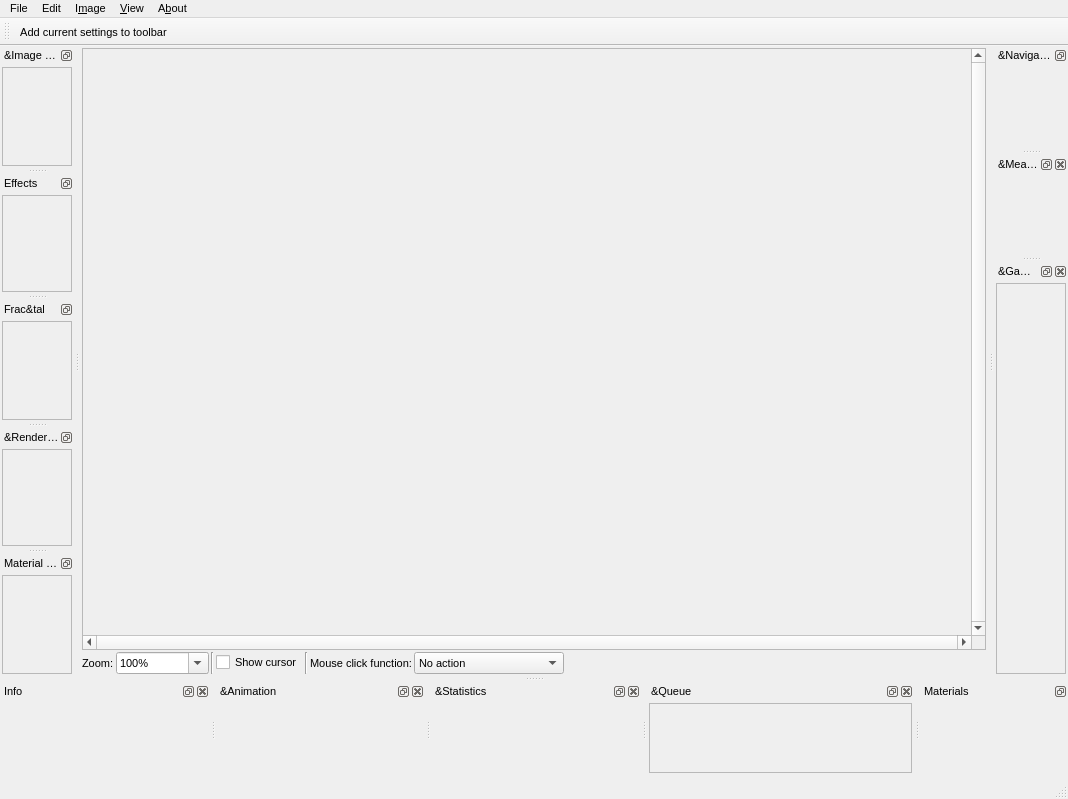
<?xml version="1.0" encoding="UTF-8"?>
<ui version="4.0">
 <class>RenderWindow</class>
 <widget class="QMainWindow" name="RenderWindow">
  <property name="geometry">
   <rect>
    <x>0</x>
    <y>0</y>
    <width>1068</width>
    <height>799</height>
   </rect>
  </property>
  <property name="font">
   <font>
    <pointsize>8</pointsize>
    <stylestrategy>PreferAntialias</stylestrategy>
   </font>
  </property>
  <property name="windowTitle">
   <string>Mandelbulber</string>
  </property>
  <property name="windowIcon">
   <iconset resource="icons.qrc">
    <normaloff>:/system/icons/mandelbulber.png</normaloff>:/system/icons/mandelbulber.png</iconset>
  </property>
  <property name="dockOptions">
   <set>QMainWindow::AllowNestedDocks|QMainWindow::AllowTabbedDocks|QMainWindow::AnimatedDocks</set>
  </property>
  <property name="unifiedTitleAndToolBarOnMac">
   <bool>true</bool>
  </property>
  <widget class="QWidget" name="centralwidget">
   <layout class="QVBoxLayout" name="verticalLayout" stretch="0">
    <property name="spacing">
     <number>2</number>
    </property>
    <property name="leftMargin">
     <number>2</number>
    </property>
    <property name="topMargin">
     <number>2</number>
    </property>
    <property name="rightMargin">
     <number>2</number>
    </property>
    <property name="bottomMargin">
     <number>2</number>
    </property>
    <item>
     <layout class="QVBoxLayout" name="verticalLayout_center">
      <property name="spacing">
       <number>2</number>
      </property>
      <item>
       <widget class="MyScrolledArea" name="scrollAreaForImage">
        <property name="verticalScrollBarPolicy">
         <enum>Qt::ScrollBarAlwaysOn</enum>
        </property>
        <property name="horizontalScrollBarPolicy">
         <enum>Qt::ScrollBarAlwaysOn</enum>
        </property>
        <property name="widgetResizable">
         <bool>true</bool>
        </property>
        <widget class="QWidget" name="scrollAreaWidgetContents">
         <property name="geometry">
          <rect>
           <x>0</x>
           <y>0</y>
           <width>877</width>
           <height>571</height>
          </rect>
         </property>
         <layout class="QVBoxLayout" name="scrollAreaLayoutRenderedImage">
          <property name="spacing">
           <number>0</number>
          </property>
          <property name="leftMargin">
           <number>0</number>
          </property>
          <property name="topMargin">
           <number>0</number>
          </property>
          <property name="rightMargin">
           <number>0</number>
          </property>
          <property name="bottomMargin">
           <number>0</number>
          </property>
         </layout>
        </widget>
       </widget>
      </item>
      <item>
       <layout class="QHBoxLayout" name="hl_zoom" stretch="0,0,0,0,0,0,0,0">
        <property name="spacing">
         <number>2</number>
        </property>
        <item>
         <widget class="QLabel" name="label">
          <property name="sizePolicy">
           <sizepolicy hsizetype="Preferred" vsizetype="Minimum">
            <horstretch>0</horstretch>
            <verstretch>0</verstretch>
           </sizepolicy>
          </property>
          <property name="minimumSize">
           <size>
            <width>0</width>
            <height>0</height>
           </size>
          </property>
          <property name="text">
           <string>Zoom:</string>
          </property>
         </widget>
        </item>
        <item>
         <widget class="QComboBox" name="comboBox_image_preview_scale">
          <property name="sizePolicy">
           <sizepolicy hsizetype="Preferred" vsizetype="Maximum">
            <horstretch>0</horstretch>
            <verstretch>0</verstretch>
           </sizepolicy>
          </property>
          <property name="editable">
           <bool>true</bool>
          </property>
          <property name="currentIndex">
           <number>3</number>
          </property>
          <item>
           <property name="text">
            <string>Fit to window</string>
           </property>
          </item>
          <item>
           <property name="text">
            <string>400%</string>
           </property>
          </item>
          <item>
           <property name="text">
            <string>200%</string>
           </property>
          </item>
          <item>
           <property name="text">
            <string>100%</string>
           </property>
          </item>
          <item>
           <property name="text">
            <string>50%</string>
           </property>
          </item>
          <item>
           <property name="text">
            <string>25%</string>
           </property>
          </item>
          <item>
           <property name="text">
            <string>10%</string>
           </property>
          </item>
         </widget>
        </item>
        <item>
         <widget class="Line" name="line">
          <property name="orientation">
           <enum>Qt::Vertical</enum>
          </property>
         </widget>
        </item>
        <item>
         <widget class="MyCheckBox" name="checkBox_show_cursor">
          <property name="sizePolicy">
           <sizepolicy hsizetype="Minimum" vsizetype="Maximum">
            <horstretch>0</horstretch>
            <verstretch>0</verstretch>
           </sizepolicy>
          </property>
          <property name="text">
           <string>Show cursor</string>
          </property>
         </widget>
        </item>
        <item>
         <widget class="Line" name="line_2">
          <property name="orientation">
           <enum>Qt::Vertical</enum>
          </property>
         </widget>
        </item>
        <item>
         <widget class="QLabel" name="label_mouse_click_functions">
          <property name="text">
           <string>Mouse click function:</string>
          </property>
         </widget>
        </item>
        <item>
         <widget class="QComboBox" name="comboBox_mouse_click_function">
          <property name="sizePolicy">
           <sizepolicy hsizetype="Preferred" vsizetype="Maximum">
            <horstretch>0</horstretch>
            <verstretch>0</verstretch>
           </sizepolicy>
          </property>
          <property name="minimumSize">
           <size>
            <width>150</width>
            <height>0</height>
           </size>
          </property>
          <property name="toolTip">
           <string>&lt;html&gt;&lt;head/&gt;&lt;body&gt;&lt;p&gt;Selection for action which will be executed after clicking on the image&lt;/p&gt;&lt;ul style=&quot;margin-top: 0px; margin-bottom: 0px; margin-left: 0px; margin-right: 0px; -qt-list-indent: 1;&quot;&gt;&lt;li style=&quot; margin-top:12px; margin-bottom:0px; margin-left:0px; margin-right:0px; -qt-block-indent:0; text-indent:0px;&quot;&gt;No action - blocks functionality of mouse pointer&lt;/li&gt;&lt;li style=&quot; margin-top:12px; margin-bottom:0px; margin-left:0px; margin-right:0px; -qt-block-indent:0; text-indent:0px;&quot;&gt;Move the camera - moves the camera or target (depends on movement and rotation mode)&lt;/li&gt;&lt;li style=&quot; margin-top:12px; margin-bottom:0px; margin-left:0px; margin-right:0px; -qt-block-indent:0; text-indent:0px;&quot;&gt;Set fog visibility - sets visibility distance for basic fog effect&lt;/li&gt;&lt;li style=&quot; margin-top:12px; margin-bottom:0px; margin-left:0px; margin-right:0px; -qt-block-indent:0; text-indent:0px;&quot;&gt;Set DOF focus - sets object which will appear in focus&lt;/li&gt;&lt;li style=&quot; margin-top:12px; margin-bottom:0px; margin-left:0px; margin-right:0px; -qt-block-indent:0; text-indent:0px;&quot;&gt;Get Julia constant - gets value of constant for Julia fractal&lt;/li&gt;&lt;li style=&quot; margin-top:12px; margin-bottom:0px; margin-left:0px; margin-right:0px; -qt-block-indent:0; text-indent:0px;&quot;&gt;Place light #n - places light in selected place (mouse wheel controls distance from fractal) &lt;/li&gt;&lt;/ul&gt;&lt;/body&gt;&lt;/html&gt;</string>
          </property>
          <item>
           <property name="text">
            <string>No action</string>
           </property>
          </item>
         </widget>
        </item>
        <item>
         <spacer name="horizontalSpacer">
          <property name="orientation">
           <enum>Qt::Horizontal</enum>
          </property>
          <property name="sizeHint" stdset="0">
           <size>
            <width>40</width>
            <height>20</height>
           </size>
          </property>
         </spacer>
        </item>
       </layout>
      </item>
     </layout>
    </item>
   </layout>
  </widget>
  <widget class="QMenuBar" name="menubar">
   <property name="geometry">
    <rect>
     <x>0</x>
     <y>0</y>
     <width>1068</width>
     <height>21</height>
    </rect>
   </property>
   <widget class="QMenu" name="menuImage">
    <property name="title">
     <string>I&amp;mage</string>
    </property>
    <addaction name="actionSave_as_JPG"/>
    <addaction name="actionSave_as_PNG"/>
    <addaction name="actionSave_as_PNG_16_bit"/>
    <addaction name="actionSave_as_PNG_16_bit_with_alpha_channel"/>
    <addaction name="actionSave_as_EXR"/>
    <addaction name="actionSave_as_TIFF"/>
   </widget>
   <widget class="QMenu" name="menuFile">
    <property name="title">
     <string>File</string>
    </property>
    <addaction name="actionLoad_settings"/>
    <addaction name="actionLoad_settings_from_clipboard"/>
    <addaction name="actionLoad_example"/>
    <addaction name="separator"/>
    <addaction name="actionSave_settings"/>
    <addaction name="actionSave_settings_to_clipboard"/>
    <addaction name="separator"/>
    <addaction name="actionImport_settings_from_old_Mandelbulber"/>
    <addaction name="separator"/>
    <addaction name="actionExportVoxelLayers"/>
    <addaction name="actionExport_Mesh"/>
    <addaction name="separator"/>
    <addaction name="actionProgramSettings"/>
    <addaction name="separator"/>
    <addaction name="actionQuit"/>
   </widget>
   <widget class="QMenu" name="menuView">
    <property name="title">
     <string>&amp;View</string>
    </property>
    <addaction name="actionSave_docks_positions"/>
    <addaction name="actionDefault_docks_positions"/>
    <addaction name="actionStack_all_docks"/>
    <addaction name="separator"/>
    <addaction name="separator"/>
    <addaction name="actionShow_animation_dock"/>
    <addaction name="actionShow_info_dock"/>
    <addaction name="actionShow_toolbar"/>
    <addaction name="actionShow_statistics_dock"/>
    <addaction name="actionShow_gamepad_dock"/>
    <addaction name="actionShow_queue_dock"/>
    <addaction name="actionShow_measurement_dock"/>
   </widget>
   <widget class="QMenu" name="menuAbout">
    <property name="title">
     <string>A&amp;bout</string>
    </property>
    <addaction name="actionAbout_Mandelbulber"/>
    <addaction name="actionAbout_Qt"/>
    <addaction name="actionAbout_ThirdParty"/>
   </widget>
   <widget class="QMenu" name="menuEdit">
    <property name="title">
     <string>Edit</string>
    </property>
    <addaction name="actionUndo"/>
    <addaction name="actionRedo"/>
   </widget>
   <addaction name="menuFile"/>
   <addaction name="menuEdit"/>
   <addaction name="menuImage"/>
   <addaction name="menuView"/>
   <addaction name="menuAbout"/>
  </widget>
  <widget class="QStatusBar" name="statusbar">
   <property name="font">
    <font>
     <pointsize>12</pointsize>
    </font>
   </property>
   <property name="layoutDirection">
    <enum>Qt::LeftToRight</enum>
   </property>
  </widget>
  <widget class="QDockWidget" name="dockWidget_image_adjustments">
   <property name="floating">
    <bool>false</bool>
   </property>
   <property name="features">
    <set>QDockWidget::DockWidgetFloatable|QDockWidget::DockWidgetMovable</set>
   </property>
   <property name="windowTitle">
    <string>&amp;Image adjustments</string>
   </property>
   <attribute name="dockWidgetArea">
    <number>1</number>
   </attribute>
   <widget class="QWidget" name="dockWidgetLeftContents">
    <layout class="QVBoxLayout" name="verticalLayout_23">
     <property name="spacing">
      <number>2</number>
     </property>
     <property name="leftMargin">
      <number>2</number>
     </property>
     <property name="topMargin">
      <number>2</number>
     </property>
     <property name="rightMargin">
      <number>2</number>
     </property>
     <property name="bottomMargin">
      <number>2</number>
     </property>
     <item>
      <widget class="QScrollArea" name="scrollArea">
       <property name="verticalScrollBarPolicy">
        <enum>Qt::ScrollBarAsNeeded</enum>
       </property>
       <property name="horizontalScrollBarPolicy">
        <enum>Qt::ScrollBarAsNeeded</enum>
       </property>
       <property name="widgetResizable">
        <bool>true</bool>
       </property>
       <widget class="QWidget" name="scrollAreaWidgetContents_imageAdjustments">
        <property name="geometry">
         <rect>
          <x>0</x>
          <y>0</y>
          <width>69</width>
          <height>95</height>
         </rect>
        </property>
        <layout class="QVBoxLayout" name="verticalLayout_19">
         <property name="spacing">
          <number>2</number>
         </property>
         <property name="leftMargin">
          <number>2</number>
         </property>
         <property name="topMargin">
          <number>2</number>
         </property>
         <property name="rightMargin">
          <number>2</number>
         </property>
         <property name="bottomMargin">
          <number>2</number>
         </property>
         <item>
          <widget class="cDockImageAdjustments" name="widgetImageAjustments" native="true"/>
         </item>
        </layout>
       </widget>
      </widget>
     </item>
    </layout>
   </widget>
  </widget>
  <widget class="QDockWidget" name="dockWidget_navigation">
   <property name="features">
    <set>QDockWidget::DockWidgetFloatable|QDockWidget::DockWidgetMovable</set>
   </property>
   <property name="windowTitle">
    <string>&amp;Navigation</string>
   </property>
   <attribute name="dockWidgetArea">
    <number>2</number>
   </attribute>
   <widget class="QWidget" name="dockWidgetRightContents">
    <layout class="QVBoxLayout" name="verticalLayout_24">
     <property name="spacing">
      <number>2</number>
     </property>
     <property name="leftMargin">
      <number>2</number>
     </property>
     <property name="topMargin">
      <number>2</number>
     </property>
     <property name="rightMargin">
      <number>2</number>
     </property>
     <property name="bottomMargin">
      <number>2</number>
     </property>
     <item>
      <widget class="cDockNavigation" name="widgetDockNavigation" native="true"/>
     </item>
    </layout>
   </widget>
  </widget>
  <widget class="QToolBar" name="toolBar">
   <property name="windowTitle">
    <string>toolBar</string>
   </property>
   <attribute name="toolBarArea">
    <enum>TopToolBarArea</enum>
   </attribute>
   <attribute name="toolBarBreak">
    <bool>false</bool>
   </attribute>
   <addaction name="actionAdd_Settings_to_Toolbar"/>
  </widget>
  <widget class="QDockWidget" name="dockWidget_effects">
   <property name="features">
    <set>QDockWidget::DockWidgetFloatable|QDockWidget::DockWidgetMovable</set>
   </property>
   <property name="windowTitle">
    <string>Effects</string>
   </property>
   <attribute name="dockWidgetArea">
    <number>1</number>
   </attribute>
   <widget class="QWidget" name="dockWidgetContents_3">
    <layout class="QVBoxLayout" name="verticalLayout_6">
     <property name="spacing">
      <number>2</number>
     </property>
     <property name="leftMargin">
      <number>2</number>
     </property>
     <property name="topMargin">
      <number>2</number>
     </property>
     <property name="rightMargin">
      <number>2</number>
     </property>
     <property name="bottomMargin">
      <number>2</number>
     </property>
     <item>
      <widget class="QScrollArea" name="scrollArea_2">
       <property name="horizontalScrollBarPolicy">
        <enum>Qt::ScrollBarAsNeeded</enum>
       </property>
       <property name="widgetResizable">
        <bool>true</bool>
       </property>
       <widget class="QWidget" name="scrollAreaWidgetContents_3">
        <property name="geometry">
         <rect>
          <x>0</x>
          <y>0</y>
          <width>69</width>
          <height>96</height>
         </rect>
        </property>
        <layout class="QVBoxLayout" name="verticalLayout_26">
         <property name="spacing">
          <number>2</number>
         </property>
         <property name="leftMargin">
          <number>2</number>
         </property>
         <property name="topMargin">
          <number>2</number>
         </property>
         <property name="rightMargin">
          <number>2</number>
         </property>
         <property name="bottomMargin">
          <number>2</number>
         </property>
         <item>
          <widget class="cDockEffects" name="widgetEffects" native="true"/>
         </item>
        </layout>
       </widget>
      </widget>
     </item>
    </layout>
   </widget>
  </widget>
  <widget class="QDockWidget" name="dockWidget_fractal">
   <property name="features">
    <set>QDockWidget::DockWidgetFloatable|QDockWidget::DockWidgetMovable</set>
   </property>
   <property name="windowTitle">
    <string>Frac&amp;tal</string>
   </property>
   <attribute name="dockWidgetArea">
    <number>1</number>
   </attribute>
   <widget class="QWidget" name="dockWidgetContents_2">
    <layout class="QVBoxLayout" name="verticalLayout_7">
     <property name="spacing">
      <number>2</number>
     </property>
     <property name="leftMargin">
      <number>2</number>
     </property>
     <property name="topMargin">
      <number>2</number>
     </property>
     <property name="rightMargin">
      <number>2</number>
     </property>
     <property name="bottomMargin">
      <number>2</number>
     </property>
     <item>
      <widget class="QScrollArea" name="scrollArea_5">
       <property name="widgetResizable">
        <bool>true</bool>
       </property>
       <widget class="QWidget" name="scrollAreaWidgetContents_6">
        <property name="geometry">
         <rect>
          <x>0</x>
          <y>0</y>
          <width>69</width>
          <height>94</height>
         </rect>
        </property>
        <layout class="QVBoxLayout" name="verticalLayout_59">
         <property name="spacing">
          <number>2</number>
         </property>
         <property name="leftMargin">
          <number>2</number>
         </property>
         <property name="topMargin">
          <number>2</number>
         </property>
         <property name="rightMargin">
          <number>2</number>
         </property>
         <property name="bottomMargin">
          <number>2</number>
         </property>
         <item>
          <widget class="cDockFractal" name="widgetDockFractal" native="true"/>
         </item>
        </layout>
       </widget>
      </widget>
     </item>
    </layout>
   </widget>
  </widget>
  <widget class="QDockWidget" name="dockWidget_rendering_engine">
   <property name="features">
    <set>QDockWidget::DockWidgetFloatable|QDockWidget::DockWidgetMovable</set>
   </property>
   <property name="windowTitle">
    <string>&amp;Rendering engine</string>
   </property>
   <attribute name="dockWidgetArea">
    <number>1</number>
   </attribute>
   <widget class="QWidget" name="dockWidgetContents">
    <layout class="QVBoxLayout" name="verticalLayout_42">
     <property name="spacing">
      <number>2</number>
     </property>
     <property name="leftMargin">
      <number>2</number>
     </property>
     <property name="topMargin">
      <number>2</number>
     </property>
     <property name="rightMargin">
      <number>2</number>
     </property>
     <property name="bottomMargin">
      <number>2</number>
     </property>
     <item>
      <widget class="QScrollArea" name="scrollArea_3">
       <property name="widgetResizable">
        <bool>true</bool>
       </property>
       <widget class="QWidget" name="scrollAreaWidgetContents_4">
        <property name="geometry">
         <rect>
          <x>0</x>
          <y>0</y>
          <width>69</width>
          <height>96</height>
         </rect>
        </property>
        <layout class="QVBoxLayout" name="verticalLayout_46">
         <property name="spacing">
          <number>2</number>
         </property>
         <property name="leftMargin">
          <number>2</number>
         </property>
         <property name="topMargin">
          <number>2</number>
         </property>
         <property name="rightMargin">
          <number>2</number>
         </property>
         <property name="bottomMargin">
          <number>2</number>
         </property>
         <item>
          <widget class="cDockRenderingEngine" name="widgetDockRenderingEngine" native="true"/>
         </item>
        </layout>
       </widget>
      </widget>
     </item>
    </layout>
   </widget>
  </widget>
  <widget class="QDockWidget" name="dockWidget_info">
   <property name="enabled">
    <bool>true</bool>
   </property>
   <property name="floating">
    <bool>false</bool>
   </property>
   <property name="windowTitle">
    <string>Info</string>
   </property>
   <attribute name="dockWidgetArea">
    <number>8</number>
   </attribute>
   <widget class="QWidget" name="dockWidgetContents_info">
    <layout class="QHBoxLayout" name="horizontalLayout_13" stretch="6">
     <property name="spacing">
      <number>2</number>
     </property>
     <property name="leftMargin">
      <number>2</number>
     </property>
     <property name="topMargin">
      <number>2</number>
     </property>
     <property name="rightMargin">
      <number>2</number>
     </property>
     <property name="bottomMargin">
      <number>2</number>
     </property>
     <item>
      <widget class="MyLogWidget" name="log_text" native="true"/>
     </item>
    </layout>
   </widget>
  </widget>
  <widget class="QDockWidget" name="dockWidget_animation">
   <property name="windowTitle">
    <string>&amp;Animation</string>
   </property>
   <attribute name="dockWidgetArea">
    <number>8</number>
   </attribute>
   <widget class="QWidget" name="dockWidgetContents_animation">
    <layout class="QHBoxLayout" name="horizontalLayout_14">
     <property name="spacing">
      <number>2</number>
     </property>
     <property name="leftMargin">
      <number>2</number>
     </property>
     <property name="topMargin">
      <number>2</number>
     </property>
     <property name="rightMargin">
      <number>2</number>
     </property>
     <property name="bottomMargin">
      <number>2</number>
     </property>
     <item>
      <widget class="cDockAnimation" name="widgetDockAnimation" native="true"/>
     </item>
    </layout>
   </widget>
  </widget>
  <widget class="QDockWidget" name="dockWidget_histogram">
   <property name="windowTitle">
    <string>&amp;Statistics</string>
   </property>
   <attribute name="dockWidgetArea">
    <number>8</number>
   </attribute>
   <widget class="QWidget" name="dockWidgetContents_4">
    <layout class="QVBoxLayout" name="verticalLayout_61" stretch="0">
     <property name="spacing">
      <number>2</number>
     </property>
     <property name="sizeConstraint">
      <enum>QLayout::SetDefaultConstraint</enum>
     </property>
     <property name="leftMargin">
      <number>2</number>
     </property>
     <property name="topMargin">
      <number>2</number>
     </property>
     <property name="rightMargin">
      <number>2</number>
     </property>
     <property name="bottomMargin">
      <number>2</number>
     </property>
     <item>
      <widget class="cDockStatistics" name="widgetDockStatistics" native="true"/>
     </item>
    </layout>
   </widget>
  </widget>
  <widget class="QDockWidget" name="dockWidget_queue_dock">
   <property name="toolTip">
    <string>&lt;html&gt;&lt;head/&gt;&lt;body&gt;&lt;p&gt;Queue tool allows for rendering a collection of settings files in the background.&lt;/p&gt;&lt;p&gt;While the list of settings files is being rendered, you can continue to work in the main window and also add more settings to the queue.&lt;/p&gt;&lt;p&gt;Methods to manage queue:&lt;br/&gt;- by adding items using &lt;span style=&quot; font-style:italic;&quot;&gt;Add current settings&lt;/span&gt; button&lt;br/&gt;- by editing queue.fractlist file&lt;br/&gt;- by puting files into queue folder and use button &lt;span style=&quot; font-style:italic;&quot;&gt;Add orphaned&lt;br/&gt;&lt;/span&gt;- by adding single settings or lists using command line interface&lt;/p&gt;&lt;p&gt;Temporary settings files are stored in $HOME/.mandelbulber/queue folder and the list is in $HOME/.mandelbulber/queue.fractlist&lt;/p&gt;&lt;p&gt;The queue can be rendered in another instance of Mandelbulber program, as the queue is shared between applications. You can also launch another Mandelbulber from command line interface with -q option. Then this application will watch queue and render automatically all new items.&lt;/p&gt;&lt;p&gt;Result images are saved into $HOME/.mandelbulber/images directory (or another if it's specified in application preferences.)&lt;/p&gt;&lt;/body&gt;&lt;/html&gt;</string>
   </property>
   <property name="floating">
    <bool>false</bool>
   </property>
   <property name="windowTitle">
    <string>&amp;Queue</string>
   </property>
   <attribute name="dockWidgetArea">
    <number>8</number>
   </attribute>
   <widget class="QWidget" name="dockWidgetContents_5">
    <layout class="QVBoxLayout" name="verticalLayout_78">
     <property name="spacing">
      <number>2</number>
     </property>
     <property name="leftMargin">
      <number>2</number>
     </property>
     <property name="topMargin">
      <number>2</number>
     </property>
     <property name="rightMargin">
      <number>2</number>
     </property>
     <property name="bottomMargin">
      <number>2</number>
     </property>
     <item>
      <widget class="QScrollArea" name="scrollArea_12">
       <property name="widgetResizable">
        <bool>true</bool>
       </property>
       <widget class="QWidget" name="scrollAreaWidgetContents_13">
        <property name="geometry">
         <rect>
          <x>0</x>
          <y>0</y>
          <width>218</width>
          <height>69</height>
         </rect>
        </property>
        <layout class="QVBoxLayout" name="verticalLayout_93">
         <property name="spacing">
          <number>2</number>
         </property>
         <property name="leftMargin">
          <number>2</number>
         </property>
         <property name="topMargin">
          <number>2</number>
         </property>
         <property name="rightMargin">
          <number>2</number>
         </property>
         <property name="bottomMargin">
          <number>2</number>
         </property>
         <item>
          <widget class="cDockQueue" name="widgetDockQueue" native="true"/>
         </item>
        </layout>
       </widget>
      </widget>
     </item>
    </layout>
   </widget>
  </widget>
  <widget class="QDockWidget" name="dockWidget_measurement">
   <property name="floating">
    <bool>false</bool>
   </property>
   <property name="windowTitle">
    <string>&amp;Measurement</string>
   </property>
   <attribute name="dockWidgetArea">
    <number>2</number>
   </attribute>
   <widget class="QWidget" name="dockWidgetContents_6">
    <layout class="QVBoxLayout" name="verticalLayout_118">
     <property name="spacing">
      <number>2</number>
     </property>
     <property name="leftMargin">
      <number>2</number>
     </property>
     <property name="topMargin">
      <number>2</number>
     </property>
     <property name="rightMargin">
      <number>2</number>
     </property>
     <property name="bottomMargin">
      <number>2</number>
     </property>
     <item>
      <widget class="cDockMeasurements" name="widgetDockMeasurements" native="true"/>
     </item>
    </layout>
   </widget>
  </widget>
  <widget class="QDockWidget" name="dockWidget_materialEditor">
   <property name="features">
    <set>QDockWidget::DockWidgetFloatable|QDockWidget::DockWidgetMovable</set>
   </property>
   <property name="windowTitle">
    <string>Material editor</string>
   </property>
   <attribute name="dockWidgetArea">
    <number>1</number>
   </attribute>
   <widget class="QWidget" name="dockWidgetContents_7">
    <layout class="QVBoxLayout" name="verticalLayout_31">
     <property name="leftMargin">
      <number>2</number>
     </property>
     <property name="topMargin">
      <number>2</number>
     </property>
     <property name="rightMargin">
      <number>2</number>
     </property>
     <property name="bottomMargin">
      <number>2</number>
     </property>
     <item>
      <widget class="QScrollArea" name="scrollArea_material">
       <property name="widgetResizable">
        <bool>true</bool>
       </property>
       <widget class="QWidget" name="scrollAreaWidgetContents_material">
        <property name="geometry">
         <rect>
          <x>0</x>
          <y>0</y>
          <width>69</width>
          <height>95</height>
         </rect>
        </property>
        <layout class="QVBoxLayout" name="verticalLayout_materials">
         <property name="spacing">
          <number>3</number>
         </property>
         <property name="leftMargin">
          <number>2</number>
         </property>
         <property name="topMargin">
          <number>2</number>
         </property>
         <property name="rightMargin">
          <number>2</number>
         </property>
         <property name="bottomMargin">
          <number>2</number>
         </property>
        </layout>
       </widget>
      </widget>
     </item>
    </layout>
   </widget>
  </widget>
  <widget class="QDockWidget" name="dockWidget_Materials">
   <property name="features">
    <set>QDockWidget::DockWidgetFloatable|QDockWidget::DockWidgetMovable</set>
   </property>
   <property name="windowTitle">
    <string>Materials</string>
   </property>
   <attribute name="dockWidgetArea">
    <number>8</number>
   </attribute>
   <widget class="QWidget" name="dockWidgetContents_8">
    <layout class="QVBoxLayout" name="verticalLayout_32">
     <property name="spacing">
      <number>2</number>
     </property>
     <property name="leftMargin">
      <number>2</number>
     </property>
     <property name="topMargin">
      <number>2</number>
     </property>
     <property name="rightMargin">
      <number>2</number>
     </property>
     <property name="bottomMargin">
      <number>2</number>
     </property>
     <item>
      <widget class="cMaterialManagerView" name="widget_material_list_view" native="true"/>
     </item>
    </layout>
   </widget>
  </widget>
  <widget class="QDockWidget" name="dockWidget_gamepad_dock">
   <property name="windowTitle">
    <string>&amp;Gamepad</string>
   </property>
   <attribute name="dockWidgetArea">
    <number>2</number>
   </attribute>
   <widget class="QWidget" name="dockWidgetContents_9">
    <layout class="QVBoxLayout" name="verticalLayout_2">
     <item>
      <widget class="QScrollArea" name="scrollArea_13">
       <property name="widgetResizable">
        <bool>true</bool>
       </property>
       <widget class="QWidget" name="scrollAreaWidgetContents_14">
        <property name="geometry">
         <rect>
          <x>0</x>
          <y>0</y>
          <width>69</width>
          <height>325</height>
         </rect>
        </property>
        <layout class="QVBoxLayout" name="verticalLayout_94">
         <property name="spacing">
          <number>2</number>
         </property>
         <property name="leftMargin">
          <number>2</number>
         </property>
         <property name="topMargin">
          <number>2</number>
         </property>
         <property name="rightMargin">
          <number>2</number>
         </property>
         <property name="bottomMargin">
          <number>2</number>
         </property>
         <item>
          <widget class="cDockGamepad" name="widgetDockGamepad" native="true"/>
         </item>
        </layout>
       </widget>
      </widget>
     </item>
    </layout>
   </widget>
  </widget>
  <action name="actionSave_as_JPG">
   <property name="icon">
    <iconset theme="document-save-as" resource="icons.qrc">
     <normaloff>:/system/icons/document-save-as.svg</normaloff>:/system/icons/document-save-as.svg</iconset>
   </property>
   <property name="text">
    <string>&amp;Save as JPG...</string>
   </property>
  </action>
  <action name="actionSave_as_PNG">
   <property name="icon">
    <iconset theme="document-save-as" resource="icons.qrc">
     <normaloff>:/system/icons/document-save-as.svg</normaloff>:/system/icons/document-save-as.svg</iconset>
   </property>
   <property name="text">
    <string>Save &amp;as PNG...</string>
   </property>
  </action>
  <action name="actionSave_as_PNG_16_bit">
   <property name="icon">
    <iconset theme="document-save-as" resource="icons.qrc">
     <normaloff>:/system/icons/document-save-as.svg</normaloff>:/system/icons/document-save-as.svg</iconset>
   </property>
   <property name="text">
    <string>Save as &amp;PNG 16 bit...</string>
   </property>
  </action>
  <action name="actionSave_as_PNG_16_bit_with_alpha_channel">
   <property name="icon">
    <iconset theme="document-save-as" resource="icons.qrc">
     <normaloff>:/system/icons/document-save-as.svg</normaloff>:/system/icons/document-save-as.svg</iconset>
   </property>
   <property name="text">
    <string>Save as PNG &amp;16 bit with alpha channel</string>
   </property>
  </action>
  <action name="actionLoad_settings">
   <property name="icon">
    <iconset theme="document-open" resource="icons.qrc">
     <normaloff>:/system/icons/document-open.svg</normaloff>:/system/icons/document-open.svg</iconset>
   </property>
   <property name="text">
    <string>&amp;Load settings...</string>
   </property>
  </action>
  <action name="actionLoad_settings_from_clipboard">
   <property name="icon">
    <iconset theme="document-open" resource="icons.qrc">
     <normaloff>:/system/icons/document-open.svg</normaloff>:/system/icons/document-open.svg</iconset>
   </property>
   <property name="text">
    <string>Load settings &amp;from clipboard...</string>
   </property>
  </action>
  <action name="actionSave_settings">
   <property name="icon">
    <iconset theme="document-save" resource="icons.qrc">
     <normaloff>:/system/icons/document-save.svg</normaloff>:/system/icons/document-save.svg</iconset>
   </property>
   <property name="text">
    <string>&amp;Save settings</string>
   </property>
  </action>
  <action name="actionSave_settings_to_clipboard">
   <property name="icon">
    <iconset theme="document-save" resource="icons.qrc">
     <normaloff>:/system/icons/document-save.svg</normaloff>:/system/icons/document-save.svg</iconset>
   </property>
   <property name="text">
    <string>Save settings &amp;to clipboard</string>
   </property>
  </action>
  <action name="actionSave_settings_as">
   <property name="icon">
    <iconset theme="document-save" resource="icons.qrc">
     <normaloff>:/system/icons/document-save.svg</normaloff>:/system/icons/document-save.svg</iconset>
   </property>
   <property name="text">
    <string>Save settings as...</string>
   </property>
   <property name="statusTip">
    <string>Save settings in selected file</string>
   </property>
  </action>
  <action name="actionProgramSettings">
   <property name="icon">
    <iconset theme="preferences-system" resource="icons.qrc">
     <normaloff>:/system/icons/preferences-system.svg</normaloff>:/system/icons/preferences-system.svg</iconset>
   </property>
   <property name="text">
    <string>&amp;Program Settings</string>
   </property>
  </action>
  <action name="actionQuit">
   <property name="icon">
    <iconset theme="application-exit" resource="icons.qrc">
     <normaloff>:/system/icons/system-shutdown.svg</normaloff>:/system/icons/system-shutdown.svg</iconset>
   </property>
   <property name="text">
    <string>&amp;Quit</string>
   </property>
  </action>
  <action name="actionSave_docks_positions">
   <property name="text">
    <string>&amp;Save window state</string>
   </property>
  </action>
  <action name="actionDefault_docks_positions">
   <property name="text">
    <string>&amp;Default docks positions</string>
   </property>
  </action>
  <action name="actionAbout_Qt">
   <property name="text">
    <string>About &amp;Qt</string>
   </property>
  </action>
  <action name="actionAbout_ThirdParty">
   <property name="text">
    <string>About &amp;Third Party</string>
   </property>
  </action>
  <action name="actionAbout_Mandelbulber">
   <property name="icon">
    <iconset resource="icons.qrc">
     <normaloff>:/system/icons/mandelbulber.png</normaloff>:/system/icons/mandelbulber.png</iconset>
   </property>
   <property name="text">
    <string>&amp;About Mandelbulber</string>
   </property>
  </action>
  <action name="actionUndo">
   <property name="icon">
    <iconset theme="edit-undo" resource="icons.qrc">
     <normaloff>:/system/icons/edit-undo.png</normaloff>:/system/icons/edit-undo.png</iconset>
   </property>
   <property name="text">
    <string>&amp;Undo</string>
   </property>
   <property name="shortcut">
    <string>Ctrl+Z</string>
   </property>
  </action>
  <action name="actionRedo">
   <property name="icon">
    <iconset theme="edit-redo" resource="icons.qrc">
     <normaloff>:/system/icons/edit-redo.png</normaloff>:/system/icons/edit-redo.png</iconset>
   </property>
   <property name="text">
    <string>&amp;Redo</string>
   </property>
   <property name="shortcut">
    <string>Ctrl+Y</string>
   </property>
  </action>
  <action name="actionImport_settings_from_old_Mandelbulber">
   <property name="icon">
    <iconset theme="document-open" resource="icons.qrc">
     <normaloff>:/system/icons/document-open.svg</normaloff>:/system/icons/document-open.svg</iconset>
   </property>
   <property name="text">
    <string>&amp;Import settings from old Mandelbulber (v1.21)...</string>
   </property>
  </action>
  <action name="actionExportVoxelLayers">
   <property name="icon">
    <iconset resource="icons.qrc">
     <normaloff>:/system/icons/layer.png</normaloff>:/system/icons/layer.png</iconset>
   </property>
   <property name="text">
    <string>Export &amp;Voxel Layers</string>
   </property>
  </action>
  <action name="actionLoad_example">
   <property name="icon">
    <iconset theme="document-open" resource="icons.qrc">
     <normaloff>:/system/icons/document-open.svg</normaloff>:/system/icons/document-open.svg</iconset>
   </property>
   <property name="text">
    <string>Load &amp;example...</string>
   </property>
  </action>
  <action name="actionShow_animation_dock">
   <property name="checkable">
    <bool>true</bool>
   </property>
   <property name="text">
    <string>Show &amp;animation dock</string>
   </property>
   <property name="visible">
    <bool>true</bool>
   </property>
  </action>
  <action name="actionShow_gamepad_dock">
   <property name="checkable">
    <bool>true</bool>
   </property>
   <property name="text">
    <string>Show &amp;gamepad dock</string>
   </property>
   <property name="visible">
    <bool>true</bool>
   </property>
  </action>
  <action name="actionShow_queue_dock">
   <property name="checkable">
    <bool>true</bool>
   </property>
   <property name="text">
    <string>Show &amp;queue dock</string>
   </property>
   <property name="visible">
    <bool>true</bool>
   </property>
  </action>
  <action name="actionShow_info_dock">
   <property name="checkable">
    <bool>true</bool>
   </property>
   <property name="text">
    <string>Show &amp;Info dock</string>
   </property>
   <property name="visible">
    <bool>true</bool>
   </property>
  </action>
  <action name="actionShow_toolbar">
   <property name="checkable">
    <bool>true</bool>
   </property>
   <property name="text">
    <string>Show &amp;toolbar</string>
   </property>
   <property name="visible">
    <bool>true</bool>
   </property>
  </action>
  <action name="actionStack_all_docks">
   <property name="text">
    <string>Sta&amp;ck all docks</string>
   </property>
  </action>
  <action name="actionShow_statistics_dock">
   <property name="checkable">
    <bool>true</bool>
   </property>
   <property name="text">
    <string>S&amp;how statistics</string>
   </property>
  </action>
  <action name="actionSave_as_EXR">
   <property name="icon">
    <iconset theme="document-save-as" resource="icons.qrc">
     <normaloff>:/system/icons/document-save-as.svg</normaloff>:/system/icons/document-save-as.svg</iconset>
   </property>
   <property name="text">
    <string>Save as &amp;EXR</string>
   </property>
  </action>
  <action name="actionSave_as_TIFF">
   <property name="icon">
    <iconset theme="document-save-as" resource="icons.qrc">
     <normaloff>:/system/icons/document-save-as.svg</normaloff>:/system/icons/document-save-as.svg</iconset>
   </property>
   <property name="text">
    <string>Save as &amp;TIFF</string>
   </property>
  </action>
  <action name="actionAdd_Settings_to_Toolbar">
   <property name="icon">
    <iconset theme="list-add" resource="icons.qrc">
     <normaloff>:/system/icons/list-add.svg</normaloff>:/system/icons/list-add.svg</iconset>
   </property>
   <property name="text">
    <string>Add current settings to toolbar</string>
   </property>
  </action>
  <action name="actionShow_measurement_dock">
   <property name="checkable">
    <bool>true</bool>
   </property>
   <property name="text">
    <string>Show &amp;measurement dock</string>
   </property>
  </action>
  <action name="actionExport_Mesh">
   <property name="icon">
    <iconset resource="icons.qrc">
     <normaloff>:/system/icons/mesh.png</normaloff>:/system/icons/mesh.png</iconset>
   </property>
   <property name="text">
    <string>Export &amp;Mesh</string>
   </property>
  </action>
 </widget>
 <layoutdefault spacing="2" margin="2"/>
 <customwidgets>
  <customwidget>
   <class>MyCheckBox</class>
   <extends>QCheckBox</extends>
   <header>my_check_box.h</header>
  </customwidget>
  <customwidget>
   <class>MyScrolledArea</class>
   <extends>QScrollArea</extends>
   <header>my_scrolled_area.h</header>
   <container>1</container>
  </customwidget>
  <customwidget>
   <class>MyLogWidget</class>
   <extends>QWidget</extends>
   <header>my_log_widget.h</header>
  </customwidget>
  <customwidget>
   <class>cMaterialManagerView</class>
   <extends>QWidget</extends>
   <header>material_manager_view.h</header>
   <container>1</container>
  </customwidget>
  <customwidget>
   <class>cDockImageAdjustments</class>
   <extends>QWidget</extends>
   <header>dock_image_adjustmnets.h</header>
   <container>1</container>
  </customwidget>
  <customwidget>
   <class>cDockEffects</class>
   <extends>QWidget</extends>
   <header>dock_effects.h</header>
   <container>1</container>
  </customwidget>
  <customwidget>
   <class>cDockRenderingEngine</class>
   <extends>QWidget</extends>
   <header>dock_rendering_engine.h</header>
   <container>1</container>
  </customwidget>
  <customwidget>
   <class>cDockAnimation</class>
   <extends>QWidget</extends>
   <header>dock_animation.h</header>
   <container>1</container>
  </customwidget>
  <customwidget>
   <class>cDockFractal</class>
   <extends>QWidget</extends>
   <header>dock_fractal.h</header>
   <container>1</container>
  </customwidget>
  <customwidget>
   <class>cDockNavigation</class>
   <extends>QWidget</extends>
   <header>dock_navigation.h</header>
   <container>1</container>
  </customwidget>
  <customwidget>
   <class>cDockStatistics</class>
   <extends>QWidget</extends>
   <header>dock_statistics.h</header>
   <container>1</container>
  </customwidget>
  <customwidget>
   <class>cDockQueue</class>
   <extends>QWidget</extends>
   <header>dock_queue.h</header>
   <container>1</container>
  </customwidget>
  <customwidget>
   <class>cDockMeasurements</class>
   <extends>QWidget</extends>
   <header>dock_measurements.h</header>
   <container>1</container>
  </customwidget>
  <customwidget>
   <class>cDockGamepad</class>
   <extends>QWidget</extends>
   <header>dock_gamepad.h</header>
   <container>1</container>
  </customwidget>
 </customwidgets>
 <tabstops>
  <tabstop>scrollAreaForImage</tabstop>
  <tabstop>scrollArea</tabstop>
  <tabstop>scrollArea_2</tabstop>
  <tabstop>scrollArea_5</tabstop>
  <tabstop>scrollArea_3</tabstop>
  <tabstop>scrollArea_material</tabstop>
  <tabstop>comboBox_image_preview_scale</tabstop>
  <tabstop>checkBox_show_cursor</tabstop>
  <tabstop>comboBox_mouse_click_function</tabstop>
  <tabstop>scrollArea_12</tabstop>
  <tabstop>scrollArea_13</tabstop>
 </tabstops>
 <resources>
  <include location="icons.qrc"/>
 </resources>
 <connections/>
</ui>
